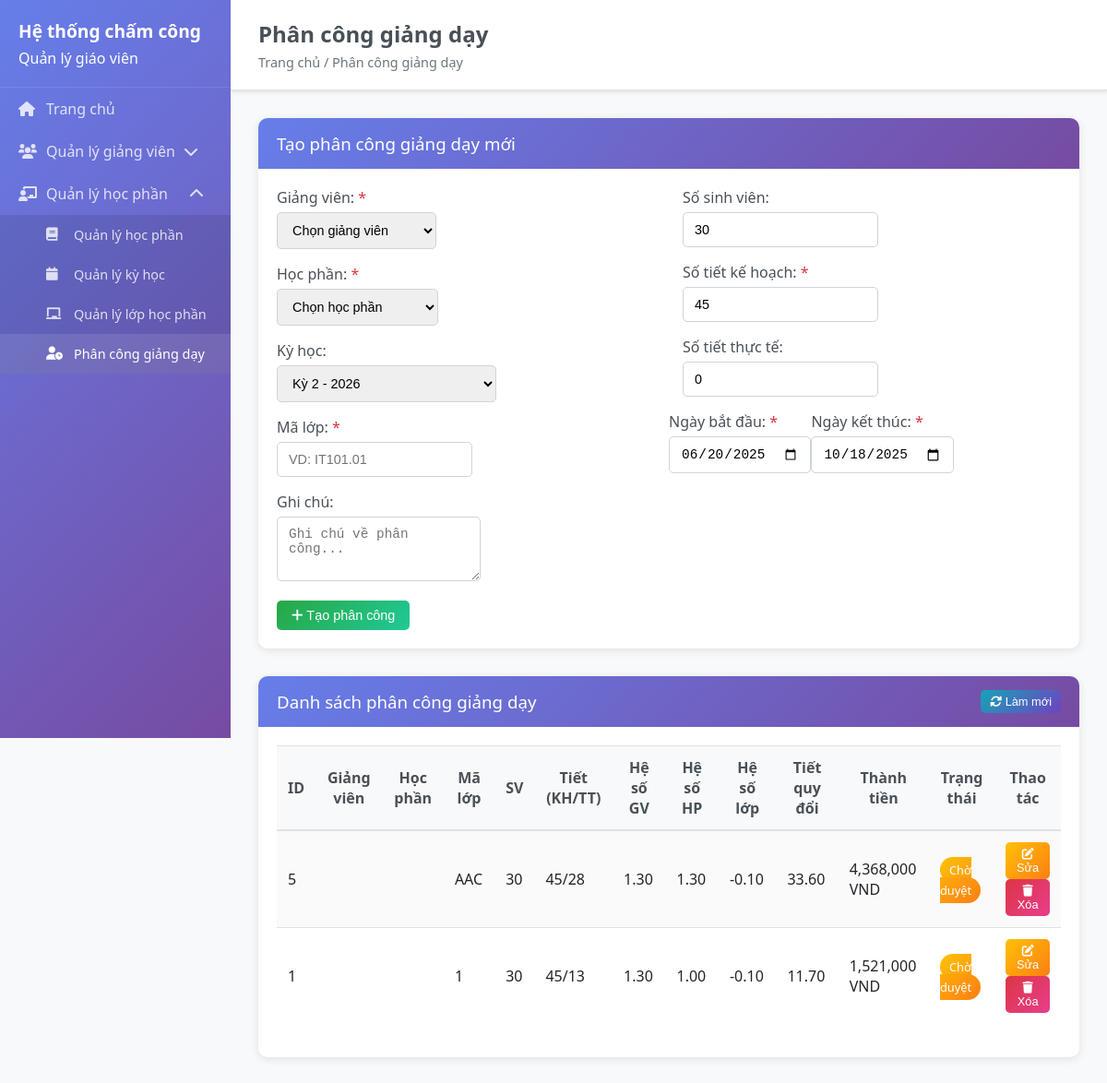
The page /teaching-assignments on the database as committed earlier.
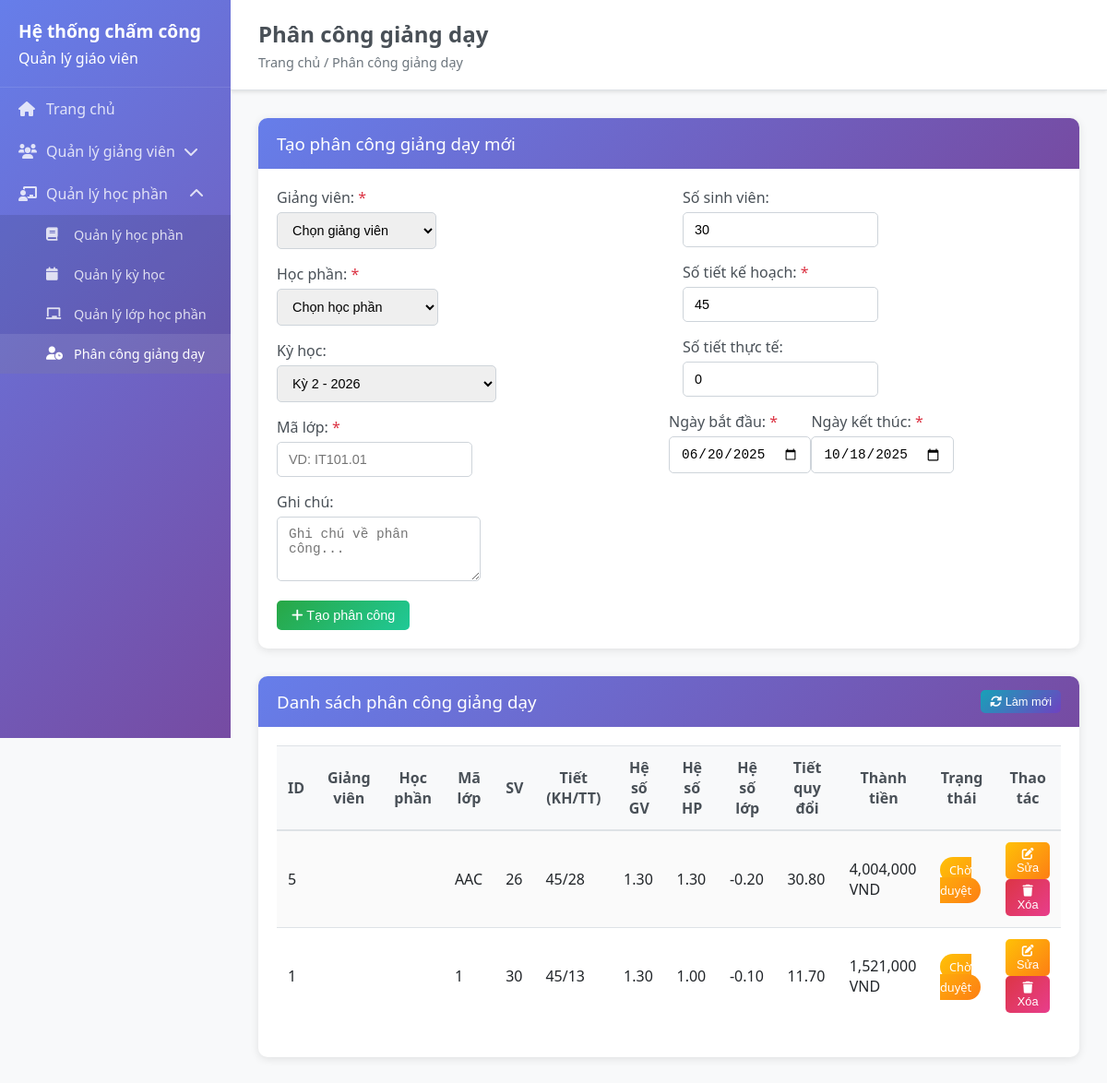
The same page on the database as committed later.
### backend/models/teaching_assignment.py (models this page shows, shortened)
class TeachingAssignment(BaseModel):
    __tablename__ = 'teaching_assignments'
    teacher_id = db.Column(db.Integer, nullable=False)
    subject_id = db.Column(db.Integer, nullable=False)
    semester_id = db.Column(db.Integer, nullable=True)
    class_code = db.Column(db.String(50), nullable=False)
    class_student_count = db.Column(db.Integer, default=0)
    planned_hours = db.Column(db.Integer, nullable=False)
    actual_hours = db.Column(db.Integer, default=0)
    theory_hours = db.Column(db.Integer, default=0)
    practice_hours = db.Column(db.Integer, default=0)
    teacher_coefficient_override = db.Column(db.Numeric(3, 2), nullable=True)
    subject_coefficient_override = db.Column(db.Numeric(3, 2), nullable=True)
    hourly_rate_override = db.Column(db.Numeric(10, 2), nullable=True)
    adjusted_hours = db.Column(db.Numeric(8, 2), default=0)
    total_amount = db.Column(db.Numeric(12, 2), default=0)
    start_date = db.Column(db.Date, nullable=False)
    end_date = db.Column(db.Date, nullable=False)
    status = db.Column(db.String(20), default='assigned')
    notes = db.Column(db.Text)
    is_approved = db.Column(db.Boolean, default=False)
    approved_by = db.Column(db.Integer, nullable=True)
    approved_at = db.Column(db.DateTime)
    @property
    def effective_teacher_coefficient(self):
        if self.teacher_coefficient_override:
            return float(self.teacher_coefficient_override)
        try:
            from models.teacher import Teacher
            teacher = Teacher.query.get(self.teacher_id)
            if teacher:
                return teacher.effective_teacher_coefficient
        except:
            pass
        return 1.3
    @property
    def effective_subject_coefficient(self):
        if self.subject_coefficient_override:
            return float(self.subject_coefficient_override)
        try:
            from models.subject import Subject
            subject = Subject.query.get(self.subject_id)
            if subject:
                return float(subject.subject_coefficient) if subject.subject_coefficient else 1.0
        except:
            pass
        return 1.0
    @property
    def effective_hourly_rate(self):
        if self.hourly_rate_override:
            return float(self.hourly_rate_override)
        try:
            from models.teacher import Teacher
            teacher = Teacher.query.get(self.teacher_id)
            if teacher:
                return float(teacher.hourly_rate) if teacher.hourly_rate else 100000
        except:
            pass
        return 100000
    @property
    def class_coefficient(self):
        if self.class_student_count < 20:
            return -0.3
        elif self.class_student_count <= 29:
            return -0.2
        elif self.class_student_count <= 39:
            return -0.1
        elif self.class_student_count <= 49:
            return 0.0
        elif self.class_student_count <= 59:
            return 0.1
        elif self.class_student_count <= 69:
            return 0.2
        elif self.class_student_count <= 79:
            return 0.3
        else:
            return 0.4
    @property
    def calculated_adjusted_hours(self):
        return self.actual_hours * (self.effective_subject_coefficient + self.class_coefficient)
    @property
    def calculated_amount(self):
        return self.calculated_adjusted_hours * self.effective_teacher_coefficient * self.effective_hourly_rate

### backend/models/subject.py (models this page shows, shortened)
class Subject(BaseModel):
    __tablename__ = 'subjects'
    code = db.Column(db.String(20), unique=True, nullable=True)
    name = db.Column(db.String(100), nullable=False)
    credits = db.Column(db.Integer, default=3)
    department_id = db.Column(db.Integer, db.ForeignKey('departments.id'), nullable=True, default=1)
    theory_hours = db.Column(db.Integer, default=0)
    practice_hours = db.Column(db.Integer, default=0)
    total_hours = db.Column(db.Integer, default=0)
    subject_coefficient = db.Column(db.Numeric(3, 2), default=1.0)
    difficulty_level = db.Column(db.String(20), default='normal')
    description = db.Column(db.Text, nullable=True)
    prerequisites = db.Column(db.Text, nullable=True)
    department = db.Column(db.String(100), nullable=True)
    student_count = db.Column(db.Integer, default=0)
    is_active = db.Column(db.Boolean, default=True)
    department_ref = db.relationship('Department', foreign_keys=[department_id], backref='subjects')

### backend/models/teacher.py (models this page shows, shortened)
class Teacher(BaseModel):
    __tablename__ = 'teachers'
    employee_code = db.Column(db.String(20), unique=True, nullable=True)
    name = db.Column(db.String(100), nullable=False)
    phone = db.Column(db.String(15), nullable=True)
    email = db.Column(db.String(100), unique=True, nullable=True)
    department = db.Column(db.String(100), nullable=True)
    degree_level = db.Column(db.String(20), default='dai_hoc')
    birth_date = db.Column(db.Date, nullable=True)
    department_id = db.Column(db.Integer, db.ForeignKey('departments.id'), nullable=True, default=1)
    degree_id = db.Column(db.Integer, db.ForeignKey('degrees.id'), nullable=True, default=1)
    position = db.Column(db.String(100), nullable=True)
    qualifications = db.Column(db.String(200), nullable=True)
    academic_rank = db.Column(db.String(50), nullable=True)
    employee_type = db.Column(db.String(20), default='lecturer')
    base_salary = db.Column(db.Numeric(12, 2), default=0)
    hourly_rate = db.Column(db.Numeric(10, 2), default=100000)
    teacher_coefficient = db.Column(db.Numeric(3, 2), default=1.3)
    teacher_coefficient_override = db.Column(db.Numeric(3, 2), nullable=True)
    is_active = db.Column(db.Boolean, default=True)
    hire_date = db.Column(db.DateTime, nullable=True)
    @property
    def effective_teacher_coefficient(self):
        if self.teacher_coefficient_override:
            return float(self.teacher_coefficient_override)
        elif self.teacher_coefficient:
            return float(self.teacher_coefficient)
        else:
            return 1.3
    @property
    def age(self):
        if self.birth_date:
            today = datetime.now().date()
            return today.year - self.birth_date.year - ((today.month, today.day) < (self.birth_date.month, self.birth_date.day))
        return None
    def get_department_info(self):
        if self.department_id:
            try:
                from models.Department import Department
                return Department.query.get(self.department_id)
            except:
                return None
        return None
    def get_degree_info(self):
        if self.degree_id:
            try:
                from models.degree import Degree
                return Degree.query.get(self.degree_id)
            except:
                return None
        return None
    def to_dict(self):
        base_dict = super().to_dict()
        try:
            dept_info = self.get_department_info()
            degree_info = self.get_degree_info()
        except:
            dept_info = None
            degree_info = None
        return {
            **base_dict,
            'employee_code': self.employee_code,
            'name': self.name,
            'birth_date': self.birth_date.isoformat() if self.birth_date else None,
            'phone': self.phone,
            'email': self.email,
            'department': self.department,
            'department_id': self.department_id,
            'degree_id': self.degree_id,
            'degree_level': self.degree_level,
            'position': self.position,
            'qualifications': self.qualifications,
            'academic_rank': self.academic_rank,
            'employee_type': self.employee_type,
            'base_salary': float(self.base_salary) if self.base_salary else 0,
            'hourly_rate': float(self.hourly_rate) if self.hourly_rate else 0,
            'teacher_coefficient': float(self.teacher_coefficient) if self.teacher_coefficient else 1.3,
            'effective_teacher_coefficient': self.effective_teacher_coefficient,
            'is_active': self.is_active,
            'age': self.age,
            'department_name': dept_info.name if dept_info else (self.department or 'N/A'),
            'department_abbreviation': dept_info.abbreviation if dept_info else 'N/A',
            'degree_name': degree_info.name if degree_info else 'N/A',
            'degree_abbreviation': degree_info.abbreviation if degree_info else 'N/A'
        }

### backend/app.py (the view)
@app.route('/teaching-assignments')
def teaching_assignments():
    try:
        teaching_assignments_list = []
        if 'TeachingAssignment' in globals():
            teaching_assignments_list = TeachingAssignment.query.order_by(TeachingAssignment.created_at.desc()).all()
        else:
            print("TeachingAssignment model not available")
        teachers_query = Teacher.query.filter_by(is_active=True)
        teachers_list = []
        for teacher in teachers_query:
            try:
                teacher.to_dict()  # Test if this works
                teachers_list.append(teacher)
            except Exception:
                if hasattr(teacher, 'degree_level') and teacher.degree_level not in ['dai_hoc', 'thac_si', 'tien_si', 'pho_giao_su', 'giao_su']:
                    teacher.degree_level = 'dai_hoc'
                    teacher.save()
                teachers_list.append(teacher)
        subjects_list = Subject.query.filter_by(is_active=True).all()
        semesters_list = Semester.query.filter_by(is_active=True).all()
        return render_template('teaching_assignments.html',
                             teaching_assignments=teaching_assignments_list,
                             teachers=teachers_list,
                             subjects=subjects_list,
                             semesters=semesters_list)
    except Exception as e:
        print(f"Error in teaching assignments route: {e}")
        import traceback
        traceback.print_exc()
        return render_template('teaching_assignments.html',
                             teaching_assignments=[],
                             teachers=[],
                             subjects=[],
                             semesters=[])

### backend/models/base.py (called while the page is built)
    def to_dict(self):
        return {
            'id': self.id,
            'created_at': self.created_at.isoformat() if self.created_at else None,
            'updated_at': self.updated_at.isoformat() if self.updated_at else None
        }

### frontend/templates/teaching_assignments.html (shortened to what the changed rows need)
{% extends "base.html" %}
{% block page_title %}Phân công giảng dạy{% endblock %}
{% block content %}
<div class="card">
    <div class="card-body">
        <div class="table-responsive">
            <table class="table table-striped" id="teaching-assignments-table">
                <thead>
                    <tr>
                        <th>ID</th>
                        <th>Giảng viên</th>
                        <th>Học phần</th>
                        <th>Mã lớp</th>
                        <th>SV</th>
                        <th>Tiết (KH/TT)</th>
                        <th>Hệ số GV</th>
                        <th>Hệ số HP</th>
                        <th>Hệ số lớp</th>
                        <th>Tiết quy đổi</th>
                        <th>Thành tiền</th>
                        <th>Trạng thái</th>
                        <th>Thao tác</th>
                    </tr>
                </thead>
                <tbody>
                    {% for assignment in teaching_assignments %}
                    <tr>
                        <td>{{ assignment.id }}</td>
                        <td>{{ assignment.teacher_name }}</td>
                        <td>{{ assignment.subject_name }}</td>
                        <td>{{ assignment.class_code }}</td>
                        <td>{{ assignment.class_student_count }}</td>
                        <td>{{ assignment.planned_hours }}/{{ assignment.actual_hours }}</td>
                        <td>{{ "%.2f"|format(assignment.effective_teacher_coefficient) }}</td>
                        <td>{{ "%.2f"|format(assignment.effective_subject_coefficient) }}</td>
                        <td>{{ "%.2f"|format(assignment.class_coefficient) }}</td>
                        <td>{{ "%.2f"|format(assignment.calculated_adjusted_hours) }}</td>
                        <td>{{ "{:,.0f}".format(assignment.calculated_amount) }} VND</td>
                        <td>
                            <span class="badge badge-{{ 'success' if assignment.is_approved else 'warning' }}">
                                {{ 'Đã duyệt' if assignment.is_approved else 'Chờ duyệt' }}
                            </span>
                        </td>
                        <td>
                            <button class="btn btn-warning btn-sm" onclick="editAssignment({{ assignment.id }})">
                                <i class="fas fa-edit"></i> Sửa
                            </button>
                            <button class="btn btn-danger btn-sm" onclick="deleteAssignment({{ assignment.id }})">
                                <i class="fas fa-trash"></i> Xóa
                            </button>
                        </td>
                    </tr>
                    {% else %}
                    <tr>
                        <td colspan="13" class="text-center">Chưa có phân công nào</td>
                    </tr>
                    {% endfor %}
                </tbody>
            </table>
        </div>
    </div>
</div>
{% endblock %}

Rows that differ between the two databases and show on the page:
changed TeachingAssignment "AAC": class_student_count "30" → "26"; class_coefficient "-0.10" → "-0.20"; calculated_adjusted_hours "33.60" → "30.80"; calculated_amount "4,368,000" → "4,004,000"
